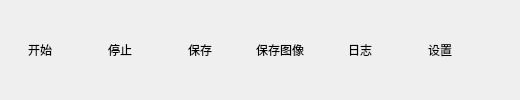
       <widget class="QWidget" name="widget_menu" native="true">
        <layout class="QHBoxLayout" name="horizontalLayout_15">
         <property name="spacing">
          <number>2</number>
         </property>
         <property name="leftMargin">
          <number>0</number>
         </property>
         <property name="topMargin">
          <number>0</number>
         </property>
         <property name="rightMargin">
          <number>0</number>
         </property>
         <property name="bottomMargin">
          <number>0</number>
         </property>
         <item>
          <layout class="QHBoxLayout" name="horizontalLayout_11">
           <property name="spacing">
            <number>0</number>
           </property>
           <item>
            <widget class="QPushButton" name="btn_start">
             <property name="minimumSize">
              <size>
               <width>50</width>
               <height>50</height>
              </size>
             </property>
             <property name="text">
              <string>开始</string>
             </property>
             <property name="flat">
              <bool>true</bool>
             </property>
            </widget>
           </item>
           <item>
            <widget class="QPushButton" name="btn_stop">
             <property name="minimumSize">
              <size>
               <width>50</width>
               <height>50</height>
              </size>
             </property>
             <property name="text">
              <string>停止</string>
             </property>
             <property name="flat">
              <bool>true</bool>
             </property>
            </widget>
           </item>
           <item>
            <widget class="QPushButton" name="btn_save">
             <property name="minimumSize">
              <size>
               <width>50</width>
               <height>50</height>
              </size>
             </property>
             <property name="text">
              <string>保存</string>
             </property>
             <property name="flat">
              <bool>true</bool>
             </property>
            </widget>
           </item>
           <item>
            <widget class="QPushButton" name="btn_saveimage">
             <property name="minimumSize">
              <size>
               <width>50</width>
               <height>50</height>
              </size>
             </property>
             <property name="text">
              <string>保存图像</string>
             </property>
             <property name="flat">
              <bool>true</bool>
             </property>
            </widget>
           </item>
           <item>
            <widget class="QPushButton" name="btn_log">
             <property name="minimumSize">
              <size>
               <width>50</width>
               <height>50</height>
              </size>
             </property>
             <property name="text">
              <string>日志</string>
             </property>
             <property name="flat">
              <bool>true</bool>
             </property>
            </widget>
           </item>
           <item>
            <widget class="QPushButton" name="btn_setting">
             <property name="minimumSize">
              <size>
               <width>50</width>
               <height>50</height>
              </size>
             </property>
             <property name="text">
              <string>设置</string>
             </property>
             <property name="flat">
              <bool>true</bool>
             </property>
            </widget>
           </item>
           <item>
            <spacer name="horizontalSpacer_3">
             <property name="orientation">
              <enum>Qt::Horizontal</enum>
             </property>
             <property name="sizeHint" stdset="0">
              <size>
               <width>40</width>
               <height>20</height>
              </size>
             </property>
            </spacer>
           </item>
          </layout>
         </item>
        </layout>
       </widget>
